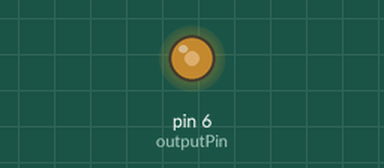
Bench run of a sketch on a simulated Arduino Uno, built with avr-gcc and run on an emulated ATmega328P. Parts: output pins drawn as LEDs (lit = HIGH).

Above: at 7.9 s.
Timing chart, 0 to 23.9 s (numbered marks = the images above):
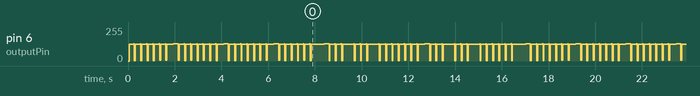

The sketch:

sinewave.ino
```cpp
/*
 * sinewave_pcm
 *
 * Generates 8-bit PCM sinewave on pin 6 using pulse-width modulation (PWM).
 * For Arduino with Atmega368P at 16 MHz.
 *
 * Uses timers 1 and 0. Timer 1 reads the sinewave table, SAMPLE_RATE times a
second.
 * The sinewave table has sinewave_length entries. Consequently, the sinewave has a
frequency of
 * f = SAMPLE_RATE / sinewave_length
 * Each entry in the sinewave table defines the duty-cycle of Timer 0. Timer
0
 * holds pin 6 high from 0 to 255 ticks out of a 256-tick cycle, depending on
 * the current duty cycle. Timer 0 repeats 16000000/sinewave_length times per second
 * much faster than the generated sinewave generated frequency.
 *
 * References:
 * http://www.atmel.com/dyn/resources/prod_documents/doc2542.pdf
 * http://www.analog.com/library/analogdialogue/archives/38-08/dds.html
 * http://www.evilmadscientist.com/article.php/avrdac
 * http://www.arduino.cc/playground/Code/R2APCMAudio
 * http://www.scienceprog.com/generate-sine-wave-modulated-pwm-with-avr-
microcontroller/
 * http://www.scienceprog.com/avr-dds-signal-generator-v10/
 * http://documentation.renesas.com/eng/products/region/rtas/mpumcu/apn/
sinewave.pdf
 * http://ww1.microchip.com/downloads/en/AppNotes/00655a.pdf
 *
 * By Gary Hill
 * Adapted from a script by Michael Smith <michael@hurts.ca>
 */

#include <math.h>

#include <stdint.h>
#include <avr/interrupt.h>
#include <avr/io.h>
#include <avr/pgmspace.h>
#define SAMPLE_RATE 22050
// 8 ksps
/*
 * The sinewave data needs to be unsigned, 8-bit
 *
 * sinewavedata.h should look like this:
 * const int sinewave_length=256;
 *
 * const unsigned char sinewave_data[] PROGMEM = {0x80,0x83, ...
 *
 */

//#include "sinewavedata.h"
/* Sinewave table
 * Reference:
 * http://www.scienceprog.com/generate-sine-wave-modulated-pwm-with-avr-
microcontroller/
 */

const int sinewave_length = 512;
const unsigned char sinewave_data[] PROGMEM = {
	0x80, 0x81, 0x83, 0x84, 0x86, 0x87, 0x89, 0x8a, 0x8c, 0x8e, 0x8f, 0x91, 0x92, 0x94, 0x95, 0x97,
	0x98, 0x9a, 0x9c, 0x9d, 0x9f, 0xa0, 0xa2, 0xa3, 0xa5, 0xa6, 0xa8, 0xa9, 0xab, 0xac, 0xae, 0xaf,
	0xb0, 0xb2, 0xb3, 0xb5, 0xb6, 0xb8, 0xb9, 0xba, 0xbc, 0xbd, 0xbf, 0xc0, 0xc1, 0xc3, 0xc4, 0xc5,
	0xc7, 0xc8, 0xc9, 0xca, 0xcc, 0xcd, 0xce, 0xcf, 0xd1, 0xd2, 0xd3, 0xd4, 0xd5, 0xd7, 0xd8, 0xd9,
	0xda, 0xdb, 0xdc, 0xdd, 0xde, 0xdf, 0xe0, 0xe1, 0xe2, 0xe3, 0xe4, 0xe5, 0xe6, 0xe7, 0xe8, 0xe9,
	0xea, 0xeb, 0xec, 0xec, 0xed, 0xee, 0xef, 0xf0, 0xf0, 0xf1, 0xf2, 0xf3, 0xf3, 0xf4, 0xf5, 0xf5,
	0xf6, 0xf6, 0xf7, 0xf7, 0xf8, 0xf9, 0xf9, 0xfa, 0xfa, 0xfa, 0xfb, 0xfb, 0xfc, 0xfc, 0xfc, 0xfd,
	0xfd, 0xfd, 0xfe, 0xfe, 0xfe, 0xfe, 0xff, 0xff, 0xff, 0xff, 0xff, 0xff, 0xff, 0xff, 0xff, 0xff,
	0xff, 0xff, 0xff, 0xff, 0xff, 0xff, 0xff, 0xff, 0xff, 0xff, 0xff, 0xfe, 0xfe, 0xfe, 0xfe, 0xfd,
	0xfd, 0xfd, 0xfc, 0xfc, 0xfc, 0xfb, 0xfb, 0xfa, 0xfa, 0xfa, 0xf9, 0xf9, 0xf8, 0xf7, 0xf7, 0xf6,
	0xf6, 0xf5, 0xf5, 0xf4, 0xf3, 0xf3, 0xf2, 0xf1, 0xf0, 0xf0, 0xef, 0xee, 0xed, 0xec, 0xec, 0xeb,
	0xea, 0xe9, 0xe8, 0xe7, 0xe6, 0xe5, 0xe4, 0xe3, 0xe2, 0xe1, 0xe0, 0xdf, 0xde, 0xdd, 0xdc, 0xdb,
	0xda, 0xd9, 0xd8, 0xd7, 0xd5, 0xd4, 0xd3, 0xd2, 0xd1, 0xcf, 0xce, 0xcd, 0xcc, 0xca, 0xc9, 0xc8,
	0xc7, 0xc5, 0xc4, 0xc3, 0xc1, 0xc0, 0xbf, 0xbd, 0xbc, 0xba, 0xb9, 0xb8, 0xb6, 0xb5, 0xb3, 0xb2,
	0xb0, 0xaf, 0xae, 0xac, 0xab, 0xa9, 0xa8, 0xa6, 0xa5, 0xa3, 0xa2, 0xa0, 0x9f, 0x9d, 0x9c, 0x9a,
	0x98, 0x97, 0x95, 0x94, 0x92, 0x91, 0x8f, 0x8e, 0x8c, 0x8a, 0x89, 0x87, 0x86, 0x84, 0x83, 0x81,
	0x80, 0x7e, 0x7c, 0x7b, 0x79, 0x78, 0x76, 0x75, 0x73, 0x71, 0x70, 0x6e, 0x6d, 0x6b, 0x6a, 0x68,
	0x67, 0x65, 0x63, 0x62, 0x60, 0x5f, 0x5d, 0x5c, 0x5a, 0x59, 0x57, 0x56, 0x54, 0x53, 0x51, 0x50,
	0x4f, 0x4d, 0x4c, 0x4a, 0x49, 0x47, 0x46, 0x45, 0x43, 0x42, 0x40, 0x3f, 0x3e, 0x3c, 0x3b, 0x3a,
	0x38, 0x37, 0x36, 0x35, 0x33, 0x32, 0x31, 0x30, 0x2e, 0x2d, 0x2c, 0x2b, 0x2a, 0x28, 0x27, 0x26,
	0x25, 0x24, 0x23, 0x22, 0x21, 0x20, 0x1f, 0x1e, 0x1d, 0x1c, 0x1b, 0x1a, 0x19, 0x18, 0x17, 0x16,
	0x15, 0x14, 0x13, 0x13, 0x12, 0x11, 0x10, 0x0f, 0x0f, 0x0e, 0x0d, 0x0c, 0x0c, 0x0b, 0x0a, 0x0a,
	0x09, 0x09, 0x08, 0x08, 0x07, 0x06, 0x06, 0x05, 0x05, 0x05, 0x04, 0x04, 0x03, 0x03, 0x03, 0x02,
	0x02, 0x02, 0x01, 0x01, 0x01, 0x01, 0x00, 0x00, 0x00, 0x00, 0x00, 0x00, 0x00, 0x00, 0x00, 0x00,
	0x00, 0x00, 0x00, 0x00, 0x00, 0x00, 0x00, 0x00, 0x00, 0x00, 0x00, 0x01, 0x01, 0x01, 0x01, 0x02,
	0x02, 0x02, 0x03, 0x03, 0x03, 0x04, 0x04, 0x05, 0x05, 0x05, 0x06, 0x06, 0x07, 0x08, 0x08, 0x09,
	0x09, 0x0a, 0x0a, 0x0b, 0x0c, 0x0c, 0x0d, 0x0e, 0x0f, 0x0f, 0x10, 0x11, 0x12, 0x13, 0x13, 0x14,
	0x15, 0x16, 0x17, 0x18, 0x19, 0x1a, 0x1b, 0x1c, 0x1d, 0x1e, 0x1f, 0x20, 0x21, 0x22, 0x23, 0x24,
	0x25, 0x26, 0x27, 0x28, 0x2a, 0x2b, 0x2c, 0x2d, 0x2e, 0x30, 0x31, 0x32, 0x33, 0x35, 0x36, 0x37,
	0x38, 0x3a, 0x3b, 0x3c, 0x3e, 0x3f, 0x40, 0x42, 0x43, 0x45, 0x46, 0x47, 0x49, 0x4a, 0x4c, 0x4d,
	0x4f, 0x50, 0x51, 0x53, 0x54, 0x56, 0x57, 0x59, 0x5a, 0x5c, 0x5d, 0x5f, 0x60, 0x62, 0x63, 0x65,
	0x67, 0x68, 0x6a, 0x6b, 0x6d, 0x6e, 0x70, 0x71, 0x73, 0x75, 0x76, 0x78, 0x79, 0x7b, 0x7c, 0x7e
};

const double tones[] = {
  1, 1.05946, 1.12246, 1.18920, 1.25992, 1.33483, 1.41421, 1.49830, 1.58740, 1.68179, 1.78179, 1.88774
};

double tune = 2.5;  // Tuning coefficient

#define  NNO   0
#define  NC    1
#define  NCS   2
#define  ND    3
#define  NDS   4
#define  NE    5
#define  NF    6
#define  NFS   7
#define  NG    8
#define  NGS   9
#define  NA    10
#define  NAS   11

int melody_notes_count = 48 * 8;
const int melody_notes[] = {
  NF, NF, NF, NF, NNO, NNO, NC, NC, NC, NC, NNO, NNO, NF, NF, NF, NF, NNO, NNO,
  NC, NC, NC, NC, NNO, NNO, NF, NF, NF, NF, NNO, NNO, NE, NE, NE, NE, NNO, NNO,
  NE, NE, NE, NE, NE, NE, NNO, NNO, NNO, NNO, NNO, NNO,    //48 v trave sidel kuznechik

  NE, NE, NE, NE, NNO, NNO, NC, NC, NC, NC, NNO, NNO, NE, NE, NE, NE, NNO, NNO,
  NC, NC, NC, NC, NNO, NNO, NE, NE, NE, NE, NNO, NNO, NF, NF, NF, NF, NNO, NNO,
  NF, NF, NF, NF, NF, NF, NNO, NNO, NNO, NNO, NNO, NNO,    //48 v trave sidel kuznechik

  NF, NF, NF, NF, NNO, NNO, NC, NC, NC, NC, NNO, NNO, NF, NF, NF, NF, NNO, NNO,
  NC, NC, NC, NC, NNO, NNO, NF, NF, NF, NF, NNO, NNO, NE, NE, NE, NE, NNO, NNO,
  NE, NE, NE, NE, NE, NE, NNO, NNO, NNO, NNO, NNO, NNO,    //48 sovsem kak ogurechik

  NE, NE, NE, NE, NNO, NNO, NC, NC, NC, NC, NNO, NNO, NE, NE, NE, NE, NNO, NNO,
  NC, NC, NC, NC, NNO, NNO, NE, NE, NE, NE, NNO, NNO, NF, NF, NF, NF, NF, NF,
  NF, NF, NF, NF, NF, NF, NNO, NNO, NNO, NNO, NNO, NNO,    //48 zelyonenkiy on byl zelyonenkiy on byl

  NF, NF, NF, NF, NNO, NNO, NG, NG, NG, NG, NNO, NNO, NG, NG, NNO, NG, NG, NNO, NG, NG, NG, NG, NNO, NNO, // 24
  NG, NG, NG, NG, NNO, NNO, NGS, NGS, NGS, NGS, NNO, NNO, NGS, NGS, NNO, NGS, NGS, NNO, NGS, NGS, NGS, NGS, NNO, NNO, // 24

  NGS, NGS, NGS, NGS, NNO, NNO, NGS, NGS, NGS, NGS, NNO, NNO, NG, NG, NG, NG, NNO, NNO,
  NF, NF, NF, NF, NNO, NNO, NE, NE, NE, NE, NNO, NNO, NF, NF, NF, NF, NNO, NNO,
  NF, NF, NF, NF, NF, NF, NNO, NNO, NNO, NNO, NNO, NNO,    //48 zelyonenkiy on byl zelyonenkiy on byl*/

  NF, NF, NF, NF, NNO, NNO, NG, NG, NG, NG, NNO, NNO, NG, NG, NNO, NG, NG, NNO, NG, NG, NG, NG, NNO, NNO, // 24
  NG, NG, NG, NG, NNO, NNO, NGS, NGS, NGS, NGS, NNO, NNO, NGS, NGS, NNO, NGS, NGS, NNO, NGS, NGS, NGS, NGS, NNO, NNO, // 24

  NGS, NGS, NGS, NGS, NNO, NNO, NGS, NGS, NGS, NGS, NNO, NNO, NG, NGS, NG, NG, NNO, NNO,
  NF, NF, NF, NF, NNO, NNO, NE, NE, NE, NE, NNO, NNO, NF, NF, NF, NF, NF, NF,
  NF, NF, NF, NF, NF, NF, NNO, NNO, NNO, NNO, NNO, NNO,    //48 zelyonenkiy on byl zelyonenkiy on byl*/
};

double tone(int k, int octave_mp) {
  return tune * octave_mp * tones[k - 1];
}

int outputPin = 6; // (PCINT22/OC0A/AIN0)PD6, Arduino Digital Pin 6
volatile double sample;
volatile int note_len = SAMPLE_RATE / 24; // Eights
volatile int pos = 0, note = 0;
volatile bool up = true;

// This is called at SAMPLE_RATE kHz to load the next sample.
ISR(TIMER1_COMPA_vect) {
    if (sample >= sinewave_length) {
      sample -= sinewave_length;
    }

    OCR0A = pgm_read_byte(&sinewave_data[(int)(sample)]);

    if (melody_notes[note] == NNO) sample = 0; else {
      sample += tone(melody_notes[note], 4);
    }
    pos ++;

    if (pos == note_len) {
      pos = 0;
      note ++;
    }

    if (note == melody_notes_count) {
      note = 0;
    }
}

void startPlayback()
{
    pinMode(outputPin, OUTPUT);
    // Set Timer 0 Fast PWM Mode (Section 14.7.3)
    // WGM = 0b011 = 3  (Table 14-8)
    // TOP = 0xFF, update OCR0A register at BOTTOM
    TCCR0A |= _BV(WGM01) | _BV(WGM00);
    TCCR0B &= ~_BV(WGM02);
    // Do non-inverting PWM on pin OC0A, arduino digital pin 6
    // COM0A = 0b10, clear OC0A pin on compare match,
    //               set 0C0A pin at BOTTOM (Table 14-3)
    TCCR0A = (TCCR0A | _BV(COM0A1)) & ~_BV(COM0A0);
    // COM0B = 0b00, OC0B disconnected (Table 14-6)
    TCCR0A &= ~(_BV(COM0B1) | _BV(COM0B0));
    // No prescaler, CS = 0b001 (Table 14-9)
    TCCR0B = (TCCR0B & ~(_BV(CS02) | _BV(CS01))) | _BV(CS00);
    // Set initial pulse width to the first sample.
    OCR0A = pgm_read_byte(&sinewave_data[0]);
    // Set up Timer 1 to send a sample every interrupt.
    cli();   // disable interrupts
    // Set CTC mode (Section 15.9.2 Clear Timer on Compare Match)
    // WGM = 0b0100, TOP = OCR1A, Update 0CR1A Immediate (Table 15-4)
    // Have to set OCR1A *after*, otherwise it gets reset to 0!
    TCCR1B = (TCCR1B & ~_BV(WGM13)) | _BV(WGM12);
    TCCR1A = TCCR1A & ~(_BV(WGM11) | _BV(WGM10));
    // No prescaler, CS = 0b001 (Table 15-5)
    TCCR1B = (TCCR1B & ~(_BV(CS12) | _BV(CS11))) | _BV(CS10);
    // Set the compare register (OCR1A).
    // OCR1A is a 16-bit register, so we have to do this with
    // interrupts disabled to be safe.
    OCR1A = F_CPU / SAMPLE_RATE;    // 16e6 / 8000 = 2000
    // Enable interrupt when TCNT1 == OCR1A (p.136)
    TIMSK1 |= _BV(OCIE1A);

    sample = 0;

    sei();  // enable interrupts
}
void setup()
{
    startPlayback();
}
void loop() {
    while (true);
}
```
